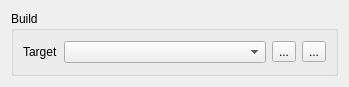
<?xml version="1.0" encoding="UTF-8"?>
<ui version="4.0">
 <class>Build</class>
 <widget class="QWidget" name="Build">
  <property name="geometry">
   <rect>
    <x>0</x>
    <y>0</y>
    <width>349</width>
    <height>87</height>
   </rect>
  </property>
  <property name="windowTitle">
   <string>Form</string>
  </property>
  <layout class="QHBoxLayout" name="horizontalLayout">
   <item>
    <widget class="QGroupBox" name="groupBox">
     <property name="title">
      <string>Build</string>
     </property>
     <layout class="QHBoxLayout" name="horizontalLayout_2">
      <item>
       <widget class="QLabel" name="label_14">
        <property name="sizePolicy">
         <sizepolicy hsizetype="Fixed" vsizetype="Preferred">
          <horstretch>0</horstretch>
          <verstretch>0</verstretch>
         </sizepolicy>
        </property>
        <property name="text">
         <string>Target</string>
        </property>
       </widget>
      </item>
      <item>
       <widget class="QComboBox" name="target_combo">
        <property name="currentText">
         <string/>
        </property>
        <property name="duplicatesEnabled">
         <bool>false</bool>
        </property>
       </widget>
      </item>
      <item>
       <widget class="QToolButton" name="clean_button">
        <property name="toolTip">
         <string>Clean</string>
        </property>
        <property name="text">
         <string>...</string>
        </property>
        <property name="icon">
         <iconset theme="edit-clear">
          <normaloff>.</normaloff>.</iconset>
        </property>
       </widget>
      </item>
      <item>
       <widget class="QToolButton" name="build_button">
        <property name="toolTip">
         <string>Build</string>
        </property>
        <property name="text">
         <string>...</string>
        </property>
        <property name="icon">
         <iconset theme="system-run">
          <normaloff>.</normaloff>.</iconset>
        </property>
        <property name="toolButtonStyle">
         <enum>Qt::ToolButtonIconOnly</enum>
        </property>
       </widget>
      </item>
     </layout>
    </widget>
   </item>
  </layout>
 </widget>
 <resources/>
 <connections/>
</ui>
